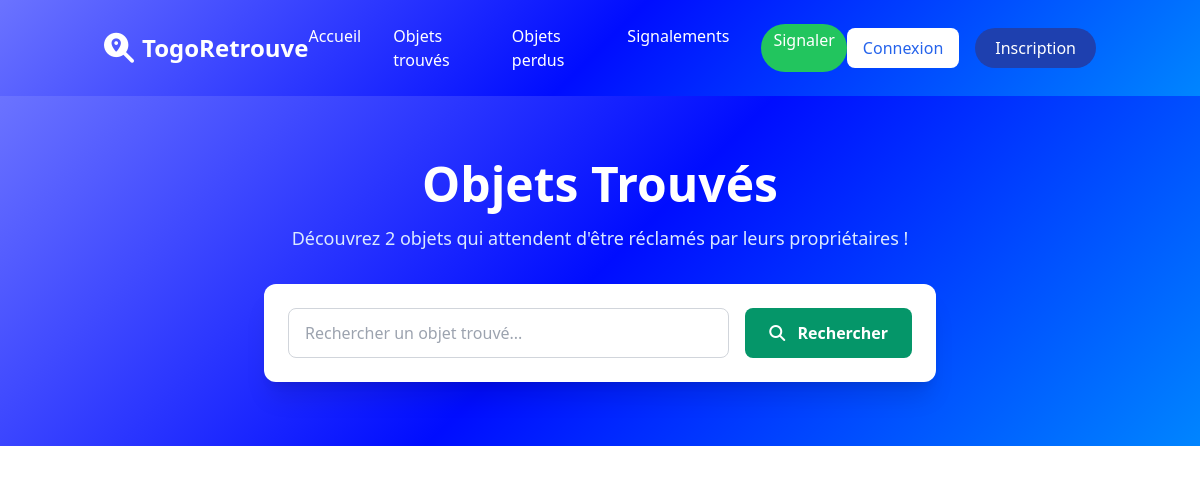
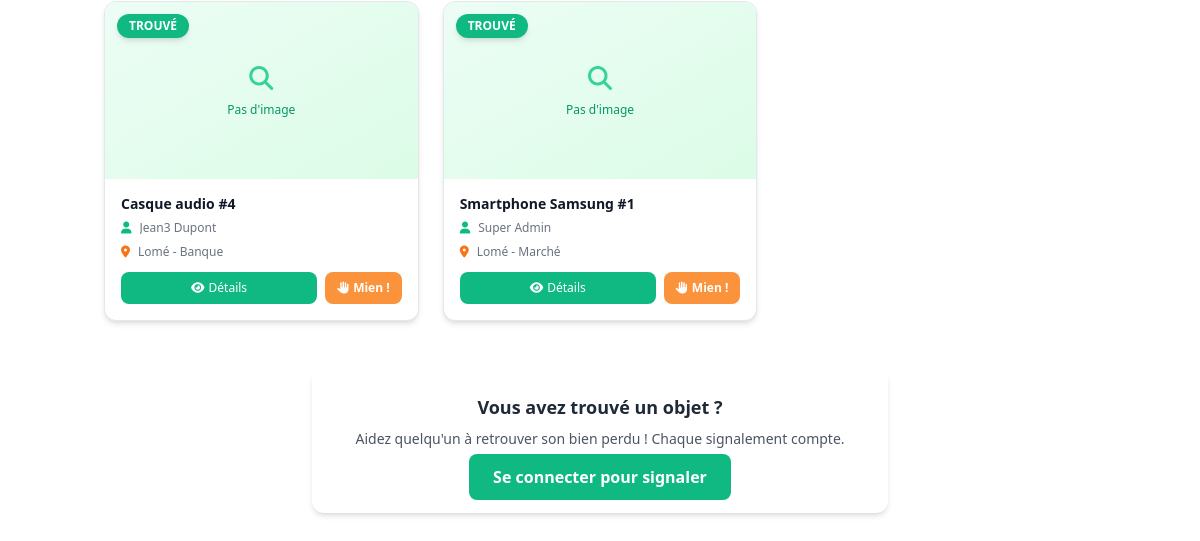
/objets/, run on an earlier commit of the app's database (2 pictures, top to bottom).
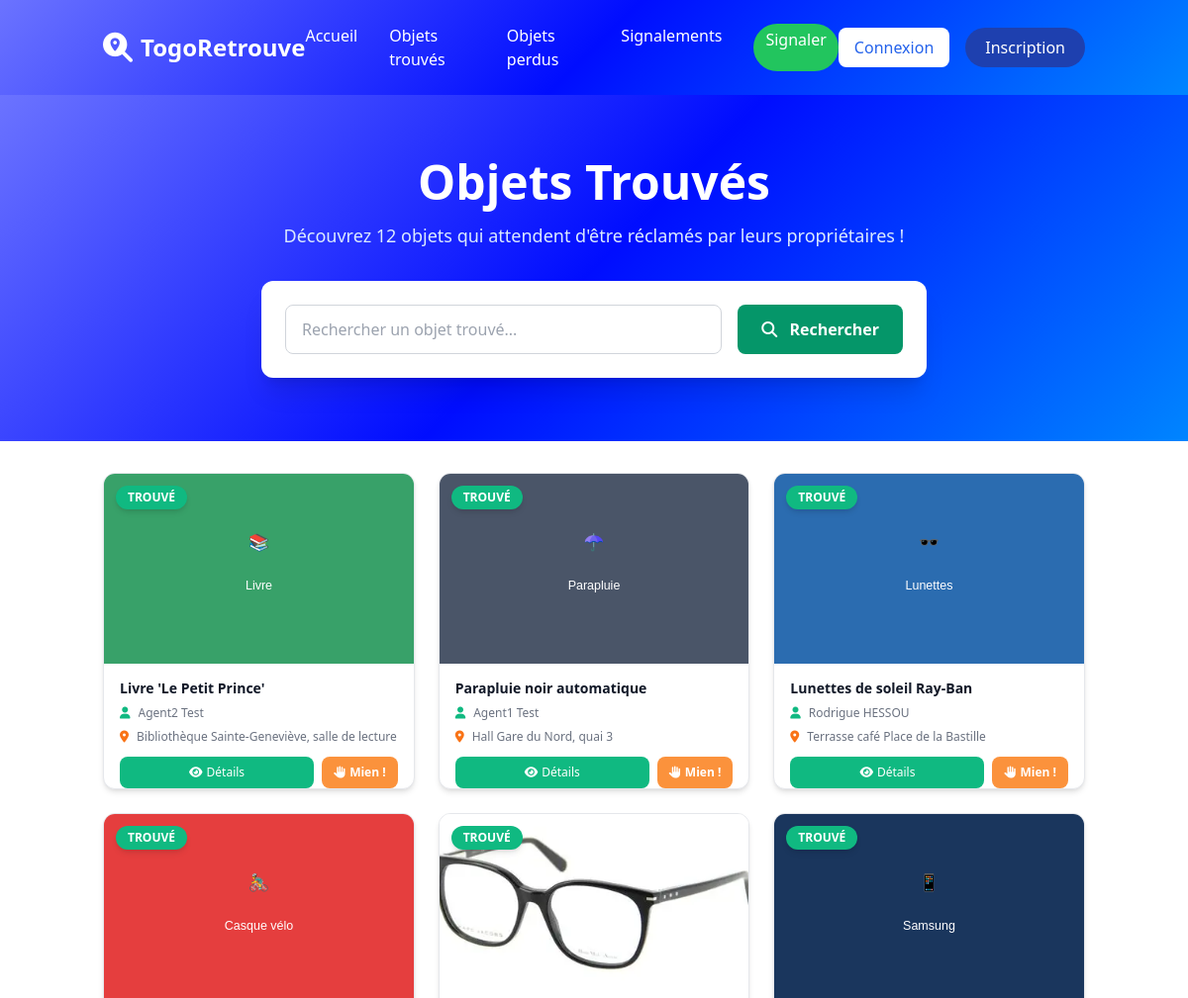
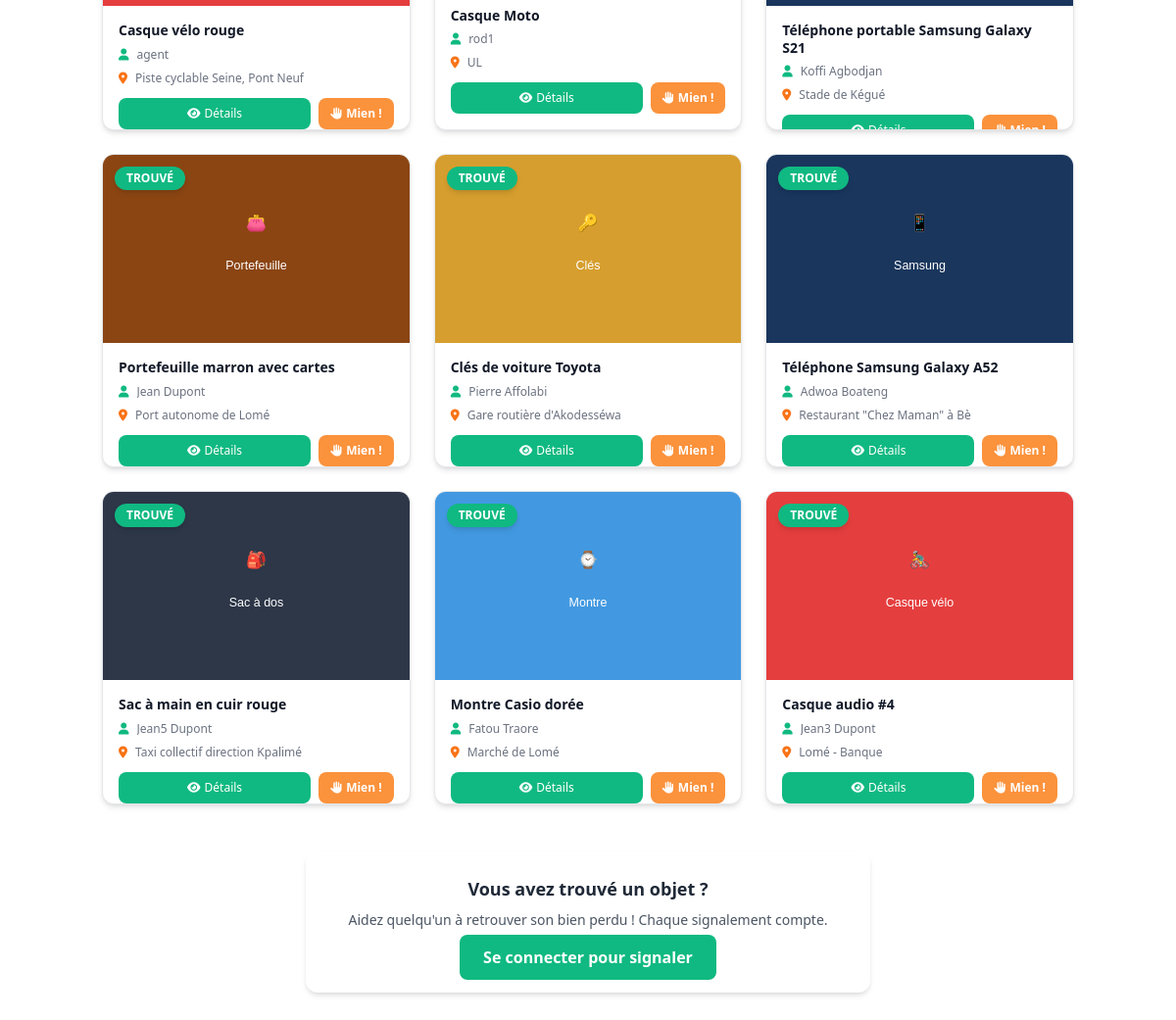
And on a later commit of the database (2 pictures, top to bottom).
### core/models.py (models this page shows, shortened)
class Declaration(models.Model):
    STATUT_CHOICES = [
        ('cree', 'Créé'),
        ('en_validation', 'En validation'),
        ('valide', 'Validé'),
        ('publie', 'Publié'),
        ('reclame', 'Réclamé'),
        ('en_verification', 'En vérification'),
        ('restitue', 'Restitué'),
        ('rejete', 'Rejeté'),
        ('archive', 'Archivé'),
    ]
    TYPE_CHOICES = [
        ('perdu', 'Objet perdu'),
        ('trouve', 'Objet trouvé'),
    ]
    uuid = models.UUIDField(default=uuid.uuid4, unique=True, editable=False)
    numero_declaration = models.CharField(max_length=20, unique=True, blank=True)
    type_declaration = models.CharField(max_length=10, choices=TYPE_CHOICES)
    statut = models.CharField(max_length=20, choices=STATUT_CHOICES, default='cree')
    nom_objet = models.CharField(max_length=200)
    description = models.TextField()
    categorie = models.ForeignKey(CategorieObjet, on_delete=models.SET_NULL, null=True, blank=True)
    photo_principale = models.ImageField(upload_to='declarations/', blank=True, null=True)
    region = models.ForeignKey(Region, on_delete=models.SET_NULL, null=True, blank=True)
    prefecture = models.ForeignKey(Prefecture, on_delete=models.SET_NULL, null=True, blank=True)
    structure_locale = models.ForeignKey(StructureLocale, on_delete=models.SET_NULL, null=True, blank=True)
    lieu_precis = models.CharField(max_length=300, help_text="Lieu précis de perte/découverte")
    date_incident = models.DateField(help_text="Date de perte ou de découverte")
    date_declaration = models.DateTimeField(auto_now_add=True)
    date_publication = models.DateTimeField(null=True, blank=True)
    date_restitution = models.DateTimeField(null=True, blank=True)
    declarant = models.ForeignKey(Utilisateur, on_delete=models.CASCADE, related_name='mes_declarations')
    agent_validateur = models.ForeignKey(Utilisateur, on_delete=models.SET_NULL, null=True, blank=True,
                                       related_name='declarations_validees',
                                       limit_choices_to={'role__in': ['agent', 'admin', 'superadmin']})
    commentaire_declarant = models.TextField(blank=True)
    commentaire_agent = models.TextField(blank=True, help_text="Commentaire interne de l'agent")
    priorite = models.IntegerField(default=1, choices=[(1, 'Normale'), (2, 'Haute'), (3, 'Urgente')])
    visible_publiquement = models.BooleanField(default=True)
    nombre_vues = models.PositiveIntegerField(default=0)
    derniere_modification = models.DateTimeField(auto_now=True)
    class Meta:
        ordering = ['-date_declaration']
        permissions = [
            ("can_validate_declaration", "Peut valider une déclaration"),
            ("can_publish_declaration", "Peut publier une déclaration"),
            ("can_archive_declaration", "Peut archiver une déclaration"),
        ]

class Utilisateur(AbstractUser):
    telephone = models.CharField(max_length=20, blank=True, null=True)
    ROLE_CHOICES = [
        ('citoyen', 'Citoyen'),
        ('agent', 'Agent'),
        ('admin', 'Administrateur'),
    ]
    role = models.CharField(max_length=12, choices=ROLE_CHOICES, default='citoyen')
    region = models.ForeignKey(Region, on_delete=models.SET_NULL, blank=True, null=True)
    prefecture = models.ForeignKey(Prefecture, on_delete=models.SET_NULL, blank=True, null=True)
    structure_locale = models.ForeignKey(StructureLocale, on_delete=models.SET_NULL, blank=True, null=True)
    date_derniere_connexion = models.DateTimeField(null=True, blank=True)
    actif = models.BooleanField(default=True)
    verifie = models.BooleanField(default=False, help_text="Compte vérifié par un admin")
    date_verification = models.DateTimeField(null=True, blank=True)
    class Meta:
        permissions = [
            ("can_manage_declarations", "Peut gérer les déclarations"),
            ("can_validate_claims", "Peut valider les réclamations"),
            ("can_manage_users", "Peut gérer les utilisateurs"),
            ("can_view_analytics", "Peut voir les analytics"),
            ("can_manage_regions", "Peut gérer les régions"),
        ]

### core/views.py (the view)
# urls.py: path('objets/', views.objets_list, name='objets_list'),
def objets_list(request):
    search_query = request.GET.get('search', '')
    if search_query:
        objets_trouves = Declaration.objects.filter(
            Q(
                (Q(type_declaration='trouve') & Q(statut__in=['valide', 'publie'])) |
                (Q(type_declaration='perdu') & Q(statut='publie'))
            ),
            Q(nom_objet__icontains=search_query) |
            Q(description__icontains=search_query) |
            Q(lieu_precis__icontains=search_query) |
            Q(declarant__username__icontains=search_query) |
            Q(declarant__first_name__icontains=search_query) |
            Q(declarant__last_name__icontains=search_query)
        ).select_related('declarant', 'prefecture', 'structure_locale').order_by('-date_declaration')
    else:
        objets_trouves = Declaration.objects.filter(
            Q(
                (Q(type_declaration='trouve') & Q(statut__in=['valide', 'publie'])) |
                (Q(type_declaration='perdu') & Q(statut='publie'))
            )
        ).select_related('declarant', 'prefecture', 'structure_locale').order_by('-date_declaration')
    context = {
        'objets_trouves': objets_trouves,
        'search_query': search_query,
        'total_count': objets_trouves.count(),
    }
    return render(request, 'objets_list.html', context)

### core/templates/objets_list.html (shortened to what the changed rows need)
<!DOCTYPE html>
<html lang="fr">
<head>
    <script src="https://cdn.tailwindcss.com"></script>
    <link rel="stylesheet" href="https://cdnjs.cloudflare.com/ajax/libs/font-awesome/6.4.0/css/all.min.css">
</head>
<body class="font-sans antialiased text-gray-800">
    <header class="gradient-bg text-white">
        <div class="container mx-auto px-4 py-6">
            <div class="flex justify-between items-center">
                <div class="flex items-center space-x-2">
                    <h1 class="text-2xl font-bold">TogoRetrouve</h1>
                </div>
            </div>
        </div>
    </header>
    <section class="gradient-bg text-white py-16">
        <div class="container mx-auto px-4 text-center">
            <h2 class="text-3xl sm:text-4xl md:text-5xl font-bold mb-4">Objets Trouvés</h2>
            <p class="text-lg text-blue-100 mb-8">
                Découvrez {{ total_count }} objet{{ total_count|pluralize }} qui attendent d'être réclamés par leurs propriétaires !
            </p>
            <div class="max-w-2xl mx-auto">
                <form method="get" class="bg-white rounded-xl p-6 shadow-xl">
                </form>
            </div>
        </div>
    </section>
    <div class="container mx-auto px-4 py-8">
        {% if objets_trouves %}
        <div class="grid grid-cols-1 sm:grid-cols-2 lg:grid-cols-3 xl:grid-cols-4 gap-6">
            {% for signalement in objets_trouves %}
            <div class="bg-white rounded-xl shadow-md hover:shadow-xl transition-all duration-300 overflow-hidden border border-gray-200 hover:border-emerald-300 h-80 flex flex-col">
                <div class="h-48 relative bg-gray-100">
                    <span class="absolute top-3 left-3 z-10 bg-emerald-500 text-white px-3 py-1 rounded-full text-xs font-bold shadow-md">
                        TROUVÉ
                    </span>
                    {% if signalement.photo_principale %}
                        <img src="{{ signalement.photo_principale.url }}" alt="{{ signalement.nom_objet }}"
                             class="w-full h-full object-cover"
                             onerror="this.style.display='none'; this.nextElementSibling.style.display='flex';">
                    {% else %}
                        <div class="w-full h-full bg-gradient-to-br from-emerald-50 to-green-100 flex items-center justify-center flex-col">
                            <i class="fas fa-search text-emerald-400 text-2xl mb-2"></i>
                            <span class="text-xs text-emerald-600 text-center">Pas d'image</span>
                        </div>
                    {% endif %}
                </div>
                <div class="p-4 flex-1 flex flex-col justify-between">
                    <div>
                        <h3 class="font-bold text-gray-900 text-sm mb-2 line-clamp-2 leading-tight">
                            {{ signalement.nom_objet|default:"Objet trouvé" }}
                        </h3>
                        <div class="flex items-center text-xs text-gray-500 mb-2">
                            <i class="fas fa-user text-emerald-500 mr-2"></i>
                            <span class="truncate">{{ signalement.declarant.get_full_name|default:signalement.declarant.username|default:"Anonyme" }}</span>
                        </div>
                        {% if signalement.lieu_precis %}
                        <div class="flex items-center text-xs text-gray-500 mb-3">
                            <i class="fas fa-map-marker-alt text-orange-500 mr-2"></i>
                            <span class="truncate">{{ signalement.lieu_precis }}</span>
                        </div>
                        {% endif %}
                    </div>
                    <div class="flex gap-2 w-full">
                        <a href="{% url 'signalement_detail' signalement.id %}"
                           class="flex-1 bg-emerald-500 hover:bg-emerald-600 text-white py-2 px-3 rounded-lg text-xs font-medium text-center transition-colors flex items-center justify-center gap-1">
                            <i class="fas fa-eye"></i>
                            Détails
                        </a>
                        {% if user.is_authenticated %}
                        <a href="{% url 'start_claim_object' signalement.id %}"
                           class="bg-orange-400 hover:bg-orange-500 text-white px-3 py-2 rounded-lg text-xs font-bold transition-colors flex items-center justify-center gap-1">
                            <i class="fas fa-hand-paper"></i>
                            Mien !
                        </a>
                        {% else %}
                        <a href="{% url 'login' %}"
                           class="bg-orange-400 hover:bg-orange-500 text-white px-3 py-2 rounded-lg text-xs font-bold transition-colors flex items-center justify-center gap-1">
                            <i class="fas fa-hand-paper"></i>
                            Mien !
                        </a>
                        {% endif %}
                    </div>
                </div>
            </div>
            {% endfor %}
        </div>
        {% endif %}
    </div>
</body>
</html>

What changed in the data, as far as the page shows it:
removed Declaration: photo_principale "Pas d'image", nom_objet "Smartphone Samsung #1", declarant.get_full_name "Super Admin", lieu_precis "Lomé - Marché"
added Declaration: photo_principale (picture), nom_objet "Livre 'Le Petit Prince'", declarant.get_full_name "Agent2 Test", lieu_precis "Bibliothèque Sainte-Geneviève, salle de lecture"
added Declaration: photo_principale (picture), nom_objet "Parapluie noir automatique", declarant.get_full_name "Agent1 Test", lieu_precis "Hall Gare du Nord, quai 3"
added Declaration: photo_principale (picture), nom_objet "Lunettes de soleil Ray-Ban", declarant.get_full_name "Rodrigue HESSOU", lieu_precis "Terrasse café Place de la Bastille"
added Declaration: photo_principale (picture), nom_objet "Casque vélo rouge", declarant.get_full_name "agent", lieu_precis "Piste cyclable Seine, Pont Neuf"
added Declaration: photo_principale (picture), nom_objet "Casque Moto", declarant.get_full_name "rod1", lieu_precis "UL"
added Declaration: photo_principale (picture), nom_objet "Téléphone portable Samsung Galaxy S21", declarant.get_full_name "Koffi Agbodjan", lieu_precis "Stade de Kégué"
added Declaration: photo_principale (picture), nom_objet "Portefeuille marron avec cartes", declarant.get_full_name "Jean Dupont", lieu_precis "Port autonome de Lomé"
added Declaration: photo_principale (picture), nom_objet "Clés de voiture Toyota", declarant.get_full_name "Pierre Affolabi", lieu_precis "Gare routière d'Akodesséwa"
now on this page (row edited): Declaration: photo_principale (picture), nom_objet "Téléphone Samsung Galaxy A52", declarant.get_full_name "Adwoa Boateng", lieu_precis "Restaurant \"Chez Maman\" à Bè"
now on this page (row edited): Declaration: photo_principale (picture), nom_objet "Sac à main en cuir rouge", declarant.get_full_name "Jean5 Dupont", lieu_precis "Taxi collectif direction Kpalimé"
now on this page (row edited): Declaration: photo_principale (picture), nom_objet "Montre Casio dorée", declarant.get_full_name "Fatou Traore", lieu_precis "Marché de Lomé"
changed Declaration "Casque audio #4": photo_principale: picture added; no longer shows "Pas d'image"
Also different on the page:
{{ total_count }}: "2" → "12"
